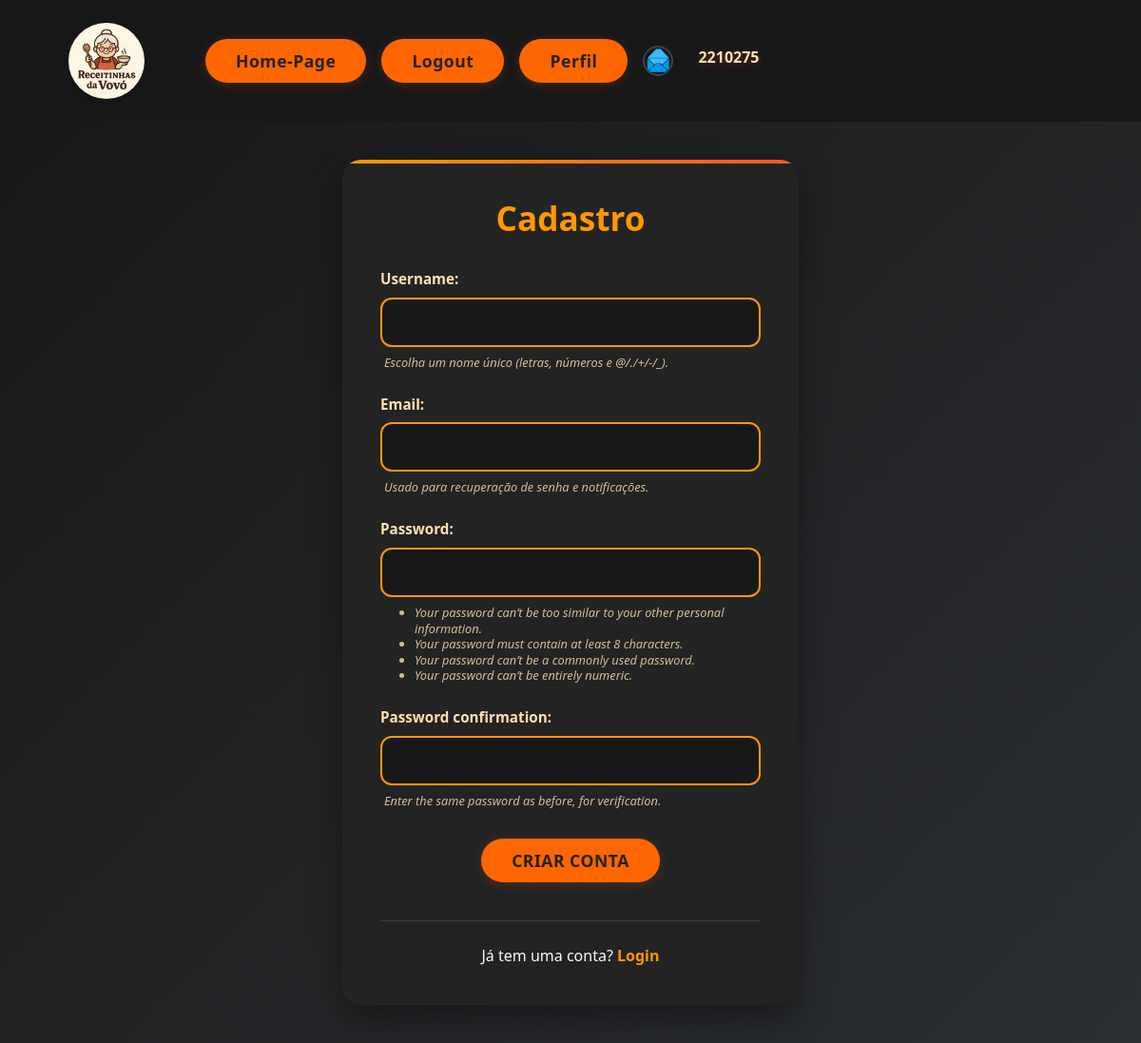
Screenshot of /cadastro/ (signed in) with the database file from the repository.
### usuarios/models.py (models this page shows, shortened)
class Usuario(AbstractUser):
    id = models.AutoField(primary_key=True) # Identificador único do usuário
    email = models.EmailField(help_text='Digite seu email', unique=True) # Email do usuário
    foto_de_perfil = models.ImageField(upload_to='usuarios/img', null=True, blank=True) # Foto de perfil do usuário
    class Meta:
        app_label = 'usuarios'

### usuarios/views.py (the view, shortened to what this page needs)
# urls.py: path('cadastro/', views.UsuarioCreateView.as_view(), name='cadastro'), #rota de cadastro
class UsuarioCreateView(View):
    def get(self, request, *args, **kwargs):
        contexto = { 'formulario': CustomUserCreationForm,
                     'titulo_janela' : 'Cadastro',
                    'titulo_pagina': 'Cadastrar Usuário',
                    'botao' : 'Cadastrar',}
        return render(request, "usuarios/cadastro.html", contexto)

### usuarios/templates/usuarios/cadastro.html (shortened to what this page needs)
{% extends 'site_receitas/base.html' %}
{% load static %}
{% block content %}
<div class="cadastro-container">
    <div class="cadastro-card">
        <div class="cadastro-header">
            <h1 class="cadastro-title">{{titulo_janela}}</h1>
        </div>
        <form action="" method="POST" class="cadastro-form">
            <fieldset>
                <div class="form-group">
                    {{ formulario.username.label_tag }}
                    {{ formulario.username }}
                    {% if formulario.username.help_text %}
                        <div class="help-text">{{ formulario.username.help_text }}</div>
                    {% endif %}
                </div>
                <div class="form-group">
                    {{ formulario.email.label_tag }}
                    {{ formulario.email }}
                    {% if formulario.email.help_text %}
                        <div class="help-text">{{ formulario.email.help_text }}</div>
                    {% endif %}
                </div>
                <div class="form-group">
                    {{ formulario.password1.label_tag }}
                    {{ formulario.password1 }}
                    {% if formulario.password1.help_text %}
                        <div class="help-text">{{ formulario.password1.help_text }}</div>
                    {% endif %}
                </div>
                <div class="form-group">
                    {{ formulario.password2.label_tag }}
                    {{ formulario.password2 }}
                    {% if formulario.password2.help_text %}
                        <div class="help-text">{{ formulario.password2.help_text }}</div>
                    {% endif %}
                </div>
                <div class="form-actions">
                    <button type="submit" class="modern-btn cadastro-btn">Criar Conta</button>
                </div>
            </fieldset>
        </form>
        <div class="login-link">
            Já tem uma conta? <a href="{% url 'usuarios:login' %}" class="login-link-text">Login</a>
        </div>
    </div>
</div>
{% endblock %}

### usuarios/templates/usuarios/links.html
<nav class="nav-links">
  <a href="/" class="modern-btn">Home-Page</a>
  {% if user.is_authenticated %}
    <a href="{% url 'usuarios:logout_confirm' %}" class="modern-btn">Logout</a>
    <a href="{% url 'usuarios:perfil' user.id %}" class="modern-btn">Perfil</a>
    <div class="author-avatar" style="align-self: center;">
        {% if user.foto_de_perfil %}
            <img src="{{ user.foto_de_perfil.url }}" alt="{{ user.username }}" class="author-profile-pic">
        {% else %}
            <div class="author-profile-pic author-default-pic">
                {{ user.username|first|upper }}
            </div>
        {% endif %}
    </div>
  {% else %}
    <a href="{% url 'usuarios:login' %}" class="modern-btn">Login</a>
    <a href="{% url 'usuarios:cadastro' %}" class="modern-btn">Cadastro</a>
  {% endif %}
  <div class="user-name">
    {% firstof user.username "Visitante" %}
  </div>
</nav>

### usuarios/static/usuarios/css/style.css (style rules this page uses)
.modern-btn { background: linear-gradient(90deg, #ff9800 60%, #ff9800 100%); color: #000; font-weight: 600; border: none; border-radius: 999px; padding: 0.3rem 0.9rem; box-shadow: 0 2px 8px rgba(255,152,0,0.12); transition: background 0.2s, color 0.2s, transform 0.2s; text-decoration: none; font-size: 0.95rem; letter-spacing: 0.5px; outline: none; cursor: pointer; display: inline-block; position: relative; z-index: 10; }
.user-name { color: #ffe0b2; font-weight: 600; align-self: center; margin-left: 10px; font-size: 1rem; }
body { background: #181818; color: #f1f1f1; font-family: 'Segoe UI', Arial, sans-serif; }
.cadastro-container { display: flex; justify-content: center; align-items: center; min-height: 100vh; background: linear-gradient(135deg, #181818 0%, #2c2f33 100%); padding: 20px; }
.cadastro-card { background: #232323; border-radius: 20px; box-shadow: 0 15px 35px rgba(0,0,0,0.4); max-width: 480px; width: 100%; padding: 2.5rem; margin: 20px auto; position: relative; overflow: hidden; }
.cadastro-card::before { content: ''; position: absolute; top: 0; left: 0; right: 0; height: 4px; background: linear-gradient(90deg, #ff9800, #ff5722); }
.cadastro-header { text-align: center; margin-bottom: 2rem; }
.cadastro-title { font-size: 2.2rem; font-weight: 700; margin-bottom: 0.5rem; color: #ff9800; text-align: center; }
.cadastro-form { width: 100%; }
.cadastro-form fieldset { border: none; padding: 0; margin: 0; }
.form-group { margin-bottom: 1.5rem; position: relative; }
.form-group label { display: block; margin-bottom: 0.5rem; color: #ffe0b2; font-weight: 600; font-size: 0.95rem; }
.form-group input, .form-group textarea, .form-group select { width: 100%; padding: 12px 16px; border: 2px solid #3a3a3a; border-radius: 12px; background: #181818; color: #fff; font-size: 1rem; transition: all 0.3s ease; box-sizing: border-box; }
.help-text { color: white; font-size: 0.8rem; margin-top: 0.5rem; padding-left: 4px; opacity: 0.8; line-height: 1.3; font-style: italic; }
.form-actions { text-align: center; margin: 2rem 0 1rem 0; position: relative; z-index: 10; }
.cadastro-btn { background: linear-gradient(135deg, #ff9800 0%, #ff5722 100%); color: #000; font-weight: 700; font-size: 1.1rem; padding: 14px 40px; border: none; border-radius: 25px; cursor: pointer; transition: all 0.3s ease; text-transform: uppercase; letter-spacing: 0.5px; box-shadow: 0 4px 15px rgba(255, 152, 0, 0.3); }
.login-link { text-align: center; margin-top: 1.5rem; padding-top: 1.5rem; border-top: 1px solid #3a3a3a; }
.login-link-text { color: #ff9800; font-weight: 600; text-decoration: none; transition: color 0.3s ease; }
.form-actions { display: flex; gap: 1rem; justify-content: center; margin: 2rem 0 1rem 0; flex-wrap: wrap; position: relative; z-index: 10; }
.user-name { font-size: 1.8rem; font-weight: 700; color: #ff5722; margin-bottom: 0.5rem; text-shadow: 0 2px 8px rgba(255,87,34,0.3); }
.form-actions { display: flex; gap: 1.5rem; justify-content: center; margin: 2rem 0; flex-wrap: wrap; }
.form-group label { display: block; margin-bottom: 0.5rem; color: #c8e6c9; font-weight: 600; font-size: 0.95rem; }
.form-group input[type="password"] { width: 100%; padding: 12px 16px; border: 2px solid #ff9800; border-radius: 12px; background: #181818; color: #fff; font-size: 1rem; transition: all 0.3s ease; box-sizing: border-box; }
.help-text { color: #c8e6c9; font-size: 0.8rem; margin-top: 0.5rem; padding-left: 4px; opacity: 0.8; line-height: 1.3; font-style: italic; }
.form-actions { display: flex; gap: 1rem; justify-content: center; margin: 2rem 0 1rem 0; flex-wrap: wrap; }

### rows the page displays
Usuario: foto_de_perfil (picture), username "2210275"

### other values shown
{{ titulo_janela }} "Cadastro"
